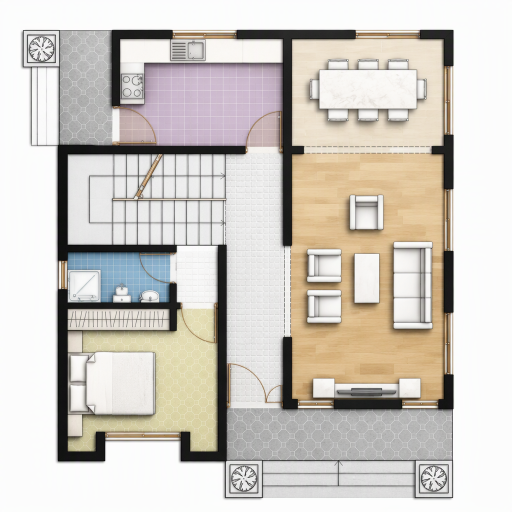
#> input picture visite_plan/jobs/D4-034/poyo_rdc.png, 1024 x 1024 px (shown at 1/2 size)
$ python poyo_duplex.py
#> lines starting #> are read from the running program, lines starting #| are printed output that depends on the picture; after the words box and inside, x2 and y2 are one past the last pixel; in counts of white or black regions, pixels touching at a corner belong together
### visite_plan/tools/restyle.py
"""Rendu « style WooPlans » d'un plan 2D (référence : jobs/V3-003/plan.png) et repérage précis des pièces.

À partir d'un plan source (bleu, couleur, capture…) :
  - murs : détectés comme les traits épais, redessinés en noir plein ;
  - pièces : segmentées entre les murs (portes refermées le temps du remplissage), sol par type de pièce
    (blanc, carrelage clair des pièces d'eau, pierre grise des terrasses) ;
  - mobilier : traits fins du plan source, en gris ;
  - étiquettes : style WooPlans (Inter Bold noir, « Chambre 2 »), sans surface faute de PDF.
Les polygones des pièces et les trajets du point (plus court chemin dans les pièces, donc par les portes)
sont calculés sur la même géométrie, puis écrits dans paths.json.
"""
import heapq
import json
from pathlib import Path

import cv2
import numpy as np
from PIL import Image, ImageDraw, ImageFont

FONT = "/usr/share/fonts/opentype/inter/Inter-Bold.otf"
FLOORS = {                       # couleur de sol, couleur des joints, pas du carrelage (0 = uni)
    "sec": ((255, 255, 255), None, 0),
    "eau": ((226, 238, 246), (200, 218, 232), 26),
    "cuisine": ((240, 240, 238), (222, 222, 218), 30),
    "ext": ((228, 228, 226), (210, 210, 206), 0),
    "garage": ((236, 233, 228), None, 0),
}
INK_WALL = (22, 22, 22)
INK_FURN = (120, 120, 118)


def disk(r):
    return cv2.getStructuringElement(cv2.MORPH_ELLIPSE, (2 * r + 1, 2 * r + 1))


def split_ink(ink, wall_px, min_area=12, close_px=4, min_len=45, min_wall=60, drop=(), rect_t=0):
    """ink (bool) -> (murs, mobilier). Murs = traits d'au moins wall_px d'épaisseur et min_len de long,
    horizontaux ou verticaux (les plans sont orthogonaux) ; le reste est du mobilier."""
    m = ink.astype(np.uint8)
    for x0, y0, x1, y1 in drop:
        m[y0:y1, x0:x1] = 0
    cl = cv2.morphologyEx(m, cv2.MORPH_CLOSE, disk(close_px)) if close_px else m
    rk = lambda w, h: cv2.getStructuringElement(cv2.MORPH_RECT, (w, h))
    wh = cv2.morphologyEx(cl, cv2.MORPH_OPEN, rk(min_len, wall_px))
    wv = cv2.morphologyEx(cl, cv2.MORPH_OPEN, rk(wall_px, min_len))
    if rect_t:                               # murs redressés : barres droites d'épaisseur constante rect_t
        out = np.zeros_like(m)
        for mask, horiz in ((wh, True), (wv, False)):
            n, lab, st, _ = cv2.connectedComponentsWithStats(mask, 8)
            for i in range(1, n):
                x, y, w, h, _ = st[i]
                thick = h if horiz else w
                if thick <= 2.4 * wall_px:
                    if horiz:
                        cy = y + h // 2; out[cy - rect_t // 2:cy + (rect_t + 1) // 2, x:x + w] = 1
                    else:
                        cx = x + w // 2; out[y:y + h, cx - rect_t // 2:cx + (rect_t + 1) // 2] = 1
                else:
                    out[lab == i] = 1
        walls = out
    else:
        walls = wh | wv
    n, lab, st, _ = cv2.connectedComponentsWithStats(walls, 8)
    keep = np.zeros_like(walls)
    for i in range(1, n):
        if max(st[i, 2], st[i, 3]) >= min_wall:
            keep[lab == i] = 1
    walls = cv2.morphologyEx(keep, cv2.MORPH_OPEN, rk(3, 3))
    furn = m & (1 - cv2.dilate(walls, disk(3)))
    n, lab, st, _ = cv2.connectedComponentsWithStats(furn, 8)
    keepf = np.zeros_like(furn)
    for i in range(1, n):
        if st[i, 4] >= min_area:
            keepf[lab == i] = 1
    return walls.astype(bool), keepf.astype(bool)


# [87 lines left out: functions vector_walls, room_region, polygon, tiles, not called in this run]


def label(draw, xy, text, size=24):
    f = ImageFont.truetype(FONT, size)
    lines = text.split("\n")
    lh = int(size * 1.2)
    y0 = xy[1] - lh * (len(lines) - 1) / 2
    for i, t in enumerate(lines):
        draw.text((xy[0], y0 + i * lh), t, font=f, fill=(20, 20, 20), anchor="mm",
                  stroke_width=3, stroke_fill=(255, 255, 255))


# [28 lines left out: function render, not called in this run]


def shortest_path(walls, a, b, clear_px=6, step=3, footprint=None):
    """Plus court chemin de a à b hors des murs (marge clear_px), sur une grille de pas step ; préfère le milieu des passages."""
    free = 1 - cv2.dilate(walls.astype(np.uint8), disk(clear_px))
    if footprint is not None:
        free &= footprint.astype(np.uint8)
    dist = cv2.distanceTransform(free, cv2.DIST_L2, 5)
    fs, ds = free[::step, ::step], dist[::step, ::step]
    H, W = fs.shape
    cost = 1.0 + 6.0 / (1.0 + ds)
    s = (a[1] // step, a[0] // step); g = (b[1] // step, b[0] // step)
    for p in (s, g):
        if not fs[p]:
            raise ValueError(f"point {p[1]*step, p[0]*step} hors de l'espace libre")
    best = np.full((H, W), np.inf); best[s] = 0; prev = {}
    q = [(0.0, s)]
    nb = [(-1, 0, 1), (1, 0, 1), (0, -1, 1), (0, 1, 1), (-1, -1, 1.414), (-1, 1, 1.414), (1, -1, 1.414), (1, 1, 1.414)]
    while q:
        c, p = heapq.heappop(q)
        if p == g:
            break
        if c > best[p]:
            continue
        for dy, dx, k in nb:
            n = (p[0] + dy, p[1] + dx)
            if 0 <= n[0] < H and 0 <= n[1] < W and fs[n]:
                nc = c + k * cost[n]
                if nc < best[n]:
                    best[n] = nc; prev[n] = p; heapq.heappush(q, (nc, n))
    if g not in prev and g != s:
        raise ValueError(f"aucun passage entre {a} et {b}")
    pts = [g]
    while pts[-1] != s:
        pts.append(prev[pts[-1]])
    pts = [(p[1] * step, p[0] * step) for p in reversed(pts)]
    simp = [tuple(map(float, p[0])) for p in cv2.approxPolyDP(np.array(pts, np.int32).reshape(-1, 1, 2), 4, False)]
    for _ in range(2):                        # lissage (Chaikin) : le point tourne au lieu de pivoter
        if len(simp) < 3:
            break
        sm = [simp[0]]
        for p, q in zip(simp, simp[1:]):
            sm += [(0.75 * p[0] + 0.25 * q[0], 0.75 * p[1] + 0.25 * q[1]), (0.25 * p[0] + 0.75 * q[0], 0.25 * p[1] + 0.75 * q[1])]
        sm.append(simp[-1]); simp = sm
    return [[round(x, 1), round(y, 1)] for x, y in simp]


# [42 lines left out: functions footprint_of, write_paths, check_image, not called in this run]

### visite_plan/jobs/D4-034/poyo_duplex.py
"""D4-034 (duplex) : plans améliorés Poyo (poyo_rdc.png, poyo_etage.png, sans texte) -> plan.png, plan_etage.png (étiquettes WooPlans),
paths.json (trajets par les portes, escalier avec switch_to/jump_to), paths_check*.png.
Coordonnées des pièces = pixels des images Poyo. Relancer après toute retouche."""
import json
import sys
from pathlib import Path
import cv2
import numpy as np
from PIL import Image, ImageDraw
HERE = Path(__file__).resolve().parent
sys.path.insert(0, str(HERE.parents[1] / "tools"))
from restyle import label as draw_label, shortest_path, split_ink

O = 120                                              # marge blanche autour des images (cadres décalés)
CROPS = {0: (60, 40, 960, 1010), 1: (20, 75, 920, 1045)}   # même cadre 900 x 970, étage calé sur le RDC
R = lambda x0, y0, x1, y1: [(x0, y0), (x1, y0), (x1, y1), (x0, y1)]

LEVELS = {
    0: dict(file="poyo_rdc.png", out="plan.png", start=(700, 915), order=["Terrasse 1", "Salon", "Entrée", "Salle à manger", "Cuisine", "Chambre V.", "Escalier"],
            rooms=[
                dict(name="Terrasse 1", label="Terrasse 1", poly=R(452, 815, 905, 905), label_xy=(680, 862), stop=(640, 870)),
                dict(name="Salon", label="Salon", poly=R(580, 305, 895, 810), label_xy=(745, 560), stop=(740, 700)),
                dict(name="Entrée", label="Entrée", poly=R(452, 305, 575, 815), label_xy=(513, 560), size=20, stop=(513, 720)),
                dict(name="Salle à manger", label="Salle à manger", poly=R(580, 75, 895, 298), label_xy=(738, 262), size=20, stop=(738, 262)),
                dict(name="Cuisine", label="Cuisine", poly=R(240, 75, 570, 298), label_xy=(410, 215), size=22, stop=(410, 235)),
                dict(name="Terrasse 2", label="Terrasse 2", poly=R(125, 62, 225, 290), label_xy=(172, 200), size=16),
                dict(name="Escalier", poly=[(135, 307), (450, 307), (450, 605), (352, 605), (352, 497), (135, 497)], stop=(330, 420)),
                dict(name="SDB", label="SDB", poly=R(135, 505, 350, 598), label_xy=(260, 575), size=18),
                dict(name="Chambre V.", label="Chambre V.", poly=[(135, 610), (442, 610), (442, 915), (365, 915), (365, 865), (205, 865), (205, 915), (135, 915)],
                     label_xy=(300, 650), size=20, stop=(350, 760)),
            ]),
    1: dict(file="poyo_etage.png", out="plan_etage.png", start=(470, 470), order=["Hall", "Chambre 3", "Chambre 2", "Chambre 1", "Terrasse étage"],
            rooms=[
                dict(name="Hall", label="Hall", poly=R(405, 325, 600, 505), label_xy=(502, 440), size=22, stop=(500, 420)),
                dict(name="Chambre 3", label="Chambre 3", poly=R(80, 100, 480, 320), label_xy=(135, 285), size=18, stop=(300, 310)),
                dict(name="SDB 2", label="SDB 2", poly=R(495, 100, 600, 320), label_xy=(548, 215), size=14, stop=(548, 260)),
                dict(name="Chambre 2", label="Chambre 2", poly=R(610, 100, 845, 505), label_xy=(715, 450), size=18, stop=(715, 430)),
                dict(name="Chambre 1", label="Chambre 1", poly=R(405, 515, 845, 810), label_xy=(770, 770), size=22, stop=(500, 620)),
                dict(name="SDB 1", label="SDB 1", poly=R(90, 520, 400, 655), label_xy=(310, 612), size=16, stop=(300, 590)),
                dict(name="Dressing", label="Dressing", poly=[(95, 670), (398, 670), (398, 930), (318, 930), (318, 880), (165, 880), (165, 930), (95, 930)],
                     label_xy=(250, 790), size=20, stop=(250, 780)),
                dict(name="Terrasse étage", label="Terrasse étage", poly=R(405, 815, 845, 945), label_xy=(625, 880), size=20, stop=(625, 880)),
                dict(name="Escalier étage", poly=R(90, 325, 405, 505)),
            ]),
}
CLOSURES = {0: [], 1: []}
OPENINGS = {0: [], 1: []}
COLS = [(240, 138, 46), (200, 0, 0), (0, 160, 0), (160, 0, 200), (0, 160, 160), (200, 120, 0), (255, 0, 120), (90, 90, 90)]


def run():
    allrooms, plans = [], {}
    for lv, spec in LEVELS.items():
        base = Image.open(HERE / spec["file"]).convert("RGB")
#> base is the input picture: PIL image 1024x1024 RGB; mean R, G, B 208.2, 203.2, 196.1
        img = Image.new("RGB", (base.width + 2 * O, base.height + 2 * O), (255, 255, 255)); img.paste(base, (O, O))
        a = np.asarray(img).astype(int)
        ink = (a.mean(-1) < 80) & ((a.max(-1) - a.min(-1)) < 40)
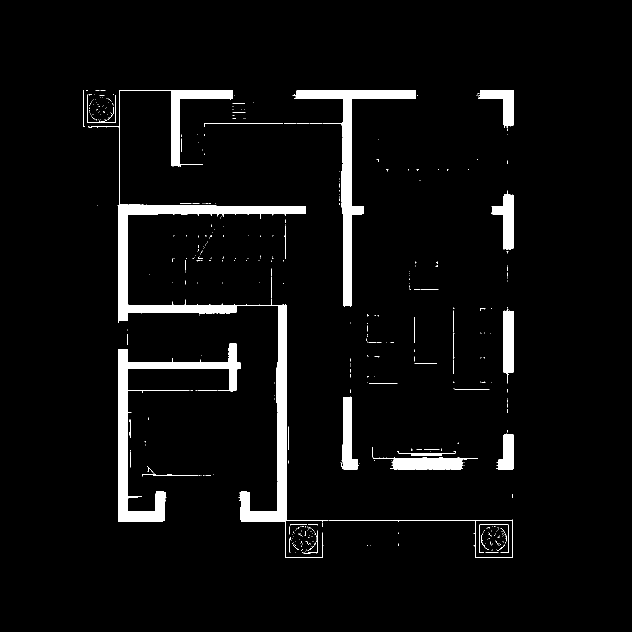
#> ink: shape (1264, 1264) bool (shown at 1/2 size); 4.7% white; 437 white regions (389 under 20 px), largest, box (x1, y1, x2, y2) and area: (176, 180, 656, 1116) 29560, (236, 686, 481, 1043) 13415, (585, 180, 832, 614) 12546
        walls, _ = split_ink(ink, 14)
#> in split_ink, `n, lab, st, _ = cv2.connectedComponentsWithStats(walls, 8)`:
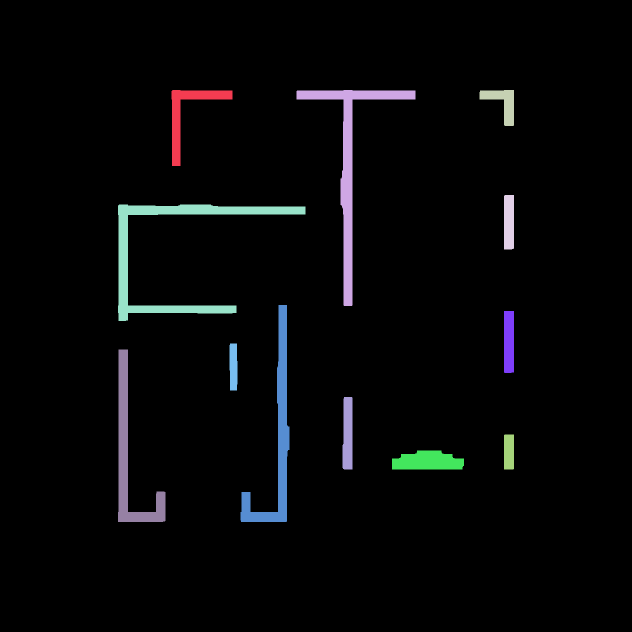
#> lab: shape (1264, 1264) int32 (shown at 1/2 size); 13 distinct labels, from 0 to 12; one colour per label, 0 black
#> in split_ink, `n, lab, st, _ = cv2.connectedComponentsWithStats(walls, 8)`: n = 13; st = 13 rows, first 6: [0, 0, 1264, 1264, 1530964], [343, 180, 122, 152, 4472], [593, 180, 238, 432, 12232], [959, 180, 69, 72, 2316], [1008, 390, 20, 109, 2173], [236, 409, 375, 233, 13952]
#> in split_ink, `furn = m & (1 - cv2.dilate(walls, disk(3)))`:
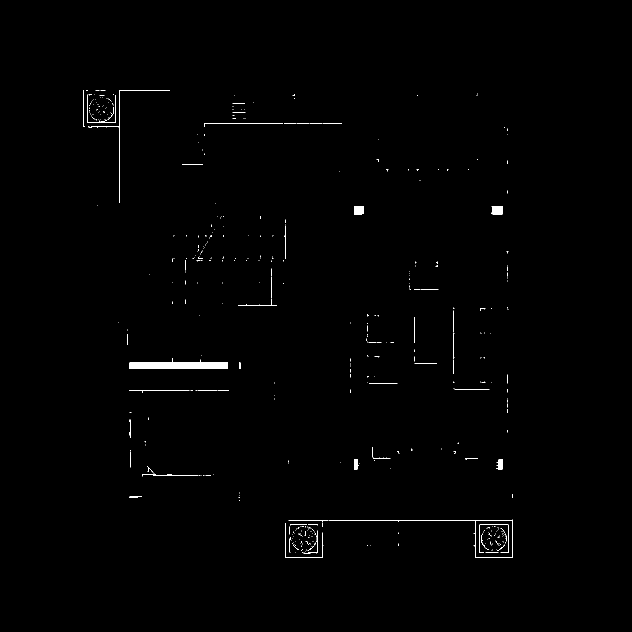
#> furn: shape (1264, 1264) (shown at 1/2 size); values 0 (black) and 1 (white), 0.55% white; 430 white regions (378 under 20 px), largest, box (x1, y1, x2, y2) and area: (259, 716, 456, 738) 2599, (657, 1039, 1026, 1116) 609, (176, 181, 340, 406) 398
#> in split_ink, `n, lab, st, _ = cv2.connectedComponentsWithStats(furn, 8)`: n = 431; st = 431 rows, first 6: [0, 0, 1264, 1264, 1588829], [166, 181, 4, 73, 77], [172, 181, 4, 1, 4], [191, 181, 7, 1, 7], [199, 181, 1, 1, 1], [201, 181, 10, 1, 10]
        for x0, y0, x1, y1 in CLOSURES[lv]:
            walls[y0 + O:y1 + O, x0 + O:x1 + O] = True
        for x0, y0, x1, y1 in OPENINGS[lv]:
            walls[y0 + O:y1 + O, x0 + O:x1 + O] = False
        off = lambda p: [(x + O, y + O) for x, y in p]
        polys = {r["name"]: off(r["poly"]) for r in spec["rooms"]}
        fp = np.zeros(walls.shape, np.uint8)
        for p in polys.values():
            cv2.fillPoly(fp, [np.array(p, np.int32)], 1)
#> fp: shape (1264, 1264); values 0 (black) and 1 (white), 38.2% white; 8 white regions, largest, box (x1, y1, x2, y2) and area: (700, 425, 1016, 931) 159896, (572, 425, 1026, 1026) 104554, (255, 730, 563, 1036) 86298
        fp = cv2.dilate(fp, np.ones((41, 41), np.uint8))
        d = ImageDraw.Draw(img)
        for r in spec["rooms"]:
            if r.get("label"):
                draw_label(d, (r["label_xy"][0] + O, r["label_xy"][1] + O), r["label"], r.get("size", 22))
        cx0, cy0, cx1, cy1 = [v + O for v in CROPS[lv]]
        img.crop((cx0, cy0, cx1, cy1)).save(HERE / spec["out"])
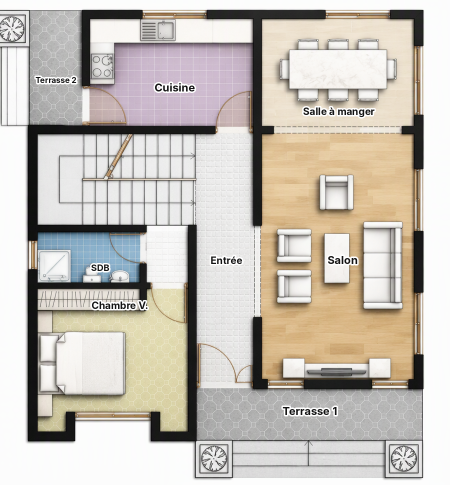
#> saved as plan.png: PIL image 900x970 RGB (shown at 1/2 size); mean R, G, B 199.2, 193.1, 184.7
        tr = lambda q, cx0=cx0, cy0=cy0: [round(q[0] - cx0, 1), round(q[1] - cy0, 1)]
        pos, out = (spec["start"][0] + O, spec["start"][1] + O), []
        for name in spec["order"]:
            by = next(r for r in spec["rooms"] if r["name"] == name)
            stop = (by["stop"][0] + O, by["stop"][1] + O)
            try:
                path = shortest_path(walls, pos, stop, 8, footprint=fp)
            except ValueError as e:
                print("ATTENTION", lv, name, e); path = [list(pos), list(stop)]
            out.append({"name": name, "path": [tr(q) for q in path], "poly": [tr(q) for q in polys[name]]})
            pos = stop
#> this loop made 7 passes
#> (pts in shortest_path, pos) on passes 5 to 7: ([(118, 176)], (530, 355)), ([(293, 156)], (470, 880)), ([(180, 150)], (450, 540))
#> pass 1, in shortest_path, `free = 1 - cv2.dilate(walls.astype(np.uint8), disk(clear_px))`:
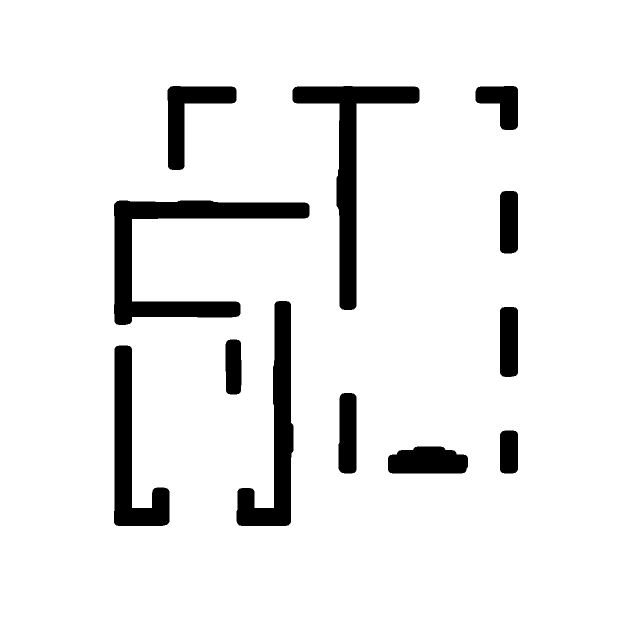
#> free: shape (1264, 1264) (shown at 1/2 size); values 0 (black) and 1 (white), 91.9% white; 12 black regions, largest, box (x1, y1, x2, y2) and area: (228, 401, 619, 650) 27227, (585, 172, 839, 620) 23093, (473, 602, 587, 1052) 19547
#> pass 1, in shortest_path, `fs, ds = free[::step, ::step], dist[::step, ::step]`:
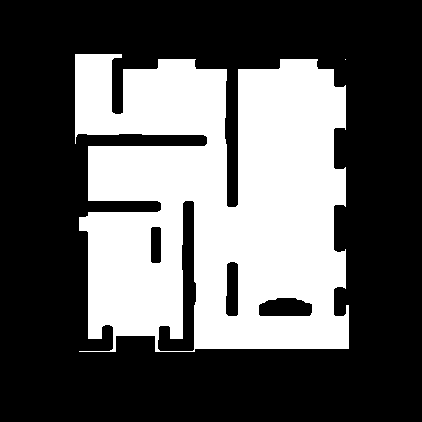
#> fs: shape (422, 422); values 0 (black) and 1 (white), 36.1% white; 2 white regions (1 under 20 px), largest, box (x1, y1, x2, y2) and area: (75, 54, 349, 352) 64246
#> after the loop, out = 7 items
        plans[lv] = (out, tr, spec)
        im = Image.open(HERE / spec["out"]).convert("RGB"); dd = ImageDraw.Draw(im, "RGBA")
        for i, r in enumerate(out):
            c = COLS[i % len(COLS)]
            dd.polygon([tuple(p) for p in r["poly"]], fill=c + (45,), outline=c + (255,))
            dd.line([tuple(p) for p in r["path"]], fill=c + (255,), width=5)
#> this loop made 7 passes
#> c on passes 1 to 7: (240, 138, 46), (200, 0, 0), (0, 160, 0), (160, 0, 200), (0, 160, 160), (200, 120, 0), (255, 0, 120)
        im.save(HERE / ("paths_check.png" if lv == 0 else "paths_check_etage.png"))
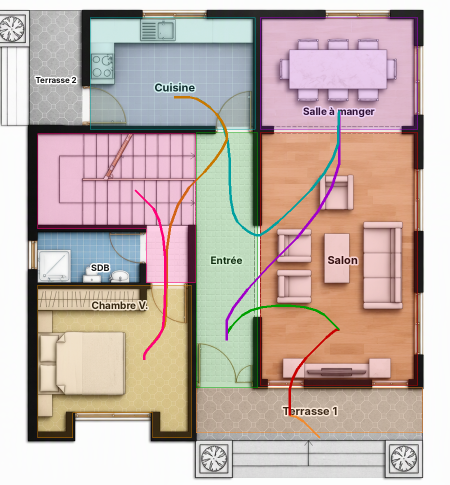
#> saved as paths_check.png: PIL image 900x970 RGB (shown at 1/2 size); mean R, G, B 193.7, 177.5, 170.6
#> pass 2 of the loop in run, `for lv, spec in LEVELS.items():`:
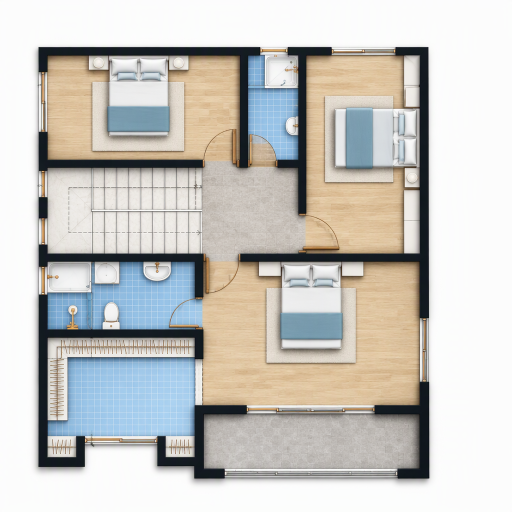
#> input picture visite_plan/jobs/D4-034/poyo_etage.png, 1024 x 1024 px (shown at 1/2 size)
#> in run, base is the input picture: PIL image 1024x1024 RGB; mean R, G, B 201.2, 199.4, 194.7
#> in split_ink (call 2), `n, lab, st, _ = cv2.connectedComponentsWithStats(furn, 8)`: n = 139; st = 139 rows, first 6: [0, 0, 1264, 1264, 1595398], [906, 219, 1, 2, 2], [691, 223, 1, 1, 1], [906, 222, 1, 1, 1], [787, 225, 1, 1, 1], [843, 225, 2, 1, 2]
#> polys = 9 items
#> the loop in run, `for p in polys.values():` made 9 passes
#> p on passes 1 to 4: [(525, 445), (720, 445), (720, 625), (525, 625)], [(200, 220), (600, 220), (600, 440), (200, 440)], [(615, 220), (720, 220), (720, 440), (615, 440)], [(730, 220), (965, 220), (965, 625), (730, 625)]
#> the loop in run, `for name in spec["order"]:` made 5 passes
#> (pts in shortest_path, pos) on passes 2 to 4: ([(143, 140)], (420, 430)), ([(183, 278)], (835, 550)), ([(246, 206)], (620, 740))
#> pass 1, in shortest_path (call 8), `fs, ds = free[::step, ::step], dist[::step, ::step]`:
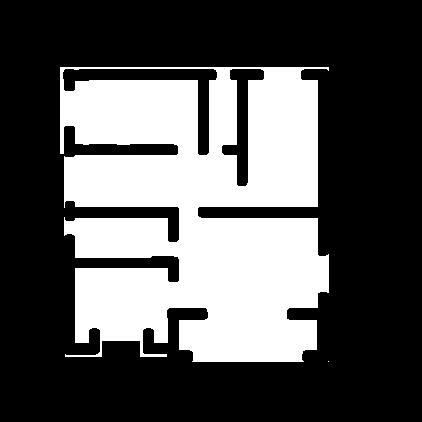
#> fs: shape (422, 422); values 0 (black) and 1 (white), 34% white; 2 white regions (1 under 20 px), largest, box (x1, y1, x2, y2) and area: (60, 67, 329, 362) 60595
#> after the loop in run, `for name in spec["order"]:`: out = 5 items
#> the loop in run, `for i, r in enumerate(out):` made 5 passes
#> in run, `im.save(HERE / ("paths_check.png" if lv == 0 else "paths_check_etage.p..`:
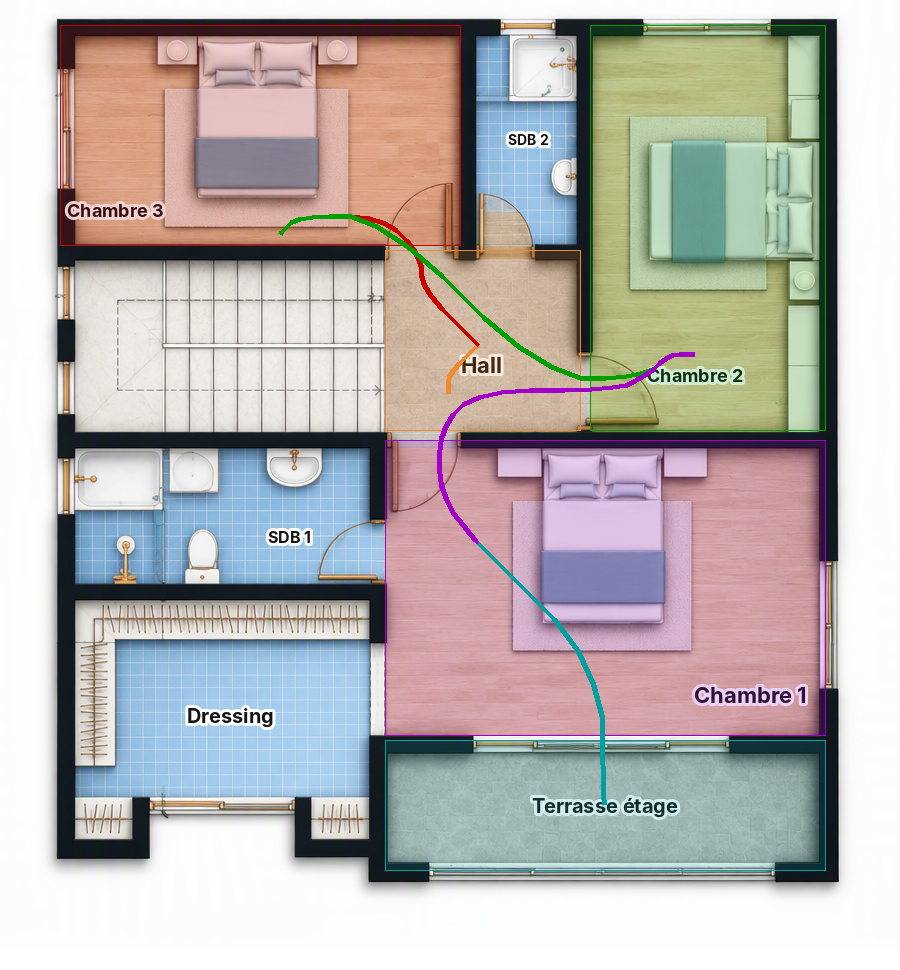
#> saved as paths_check_etage.png: PIL image 900x970 RGB; mean R, G, B 184, 179.4, 176.9
    out0, tr0, spec0 = plans[0]
#> out0 = 7 items; spec0 = 5 items
    out1, tr1, spec1 = plans[1]
#> out1 = 5 items; spec1 = 5 items
    jump = tr1((LEVELS[1]["start"][0] + O, LEVELS[1]["start"][1] + O))
    for r in out0:
        if r["name"] == "Escalier":
            r["switch_to"] = 1; r["jump_to"] = jump
#> this loop made 7 passes
    (HERE / "paths.json").write_text(json.dumps({"start": tr0((LEVELS[0]["start"][0] + O, LEVELS[0]["start"][1] + O)),
                                                  "rooms": out0 + out1}, ensure_ascii=False, indent=1), encoding="utf-8")
    meta = json.loads((HERE / "meta.json").read_text(encoding="utf-8"))
#> (reads visite_plan/jobs/D4-034/meta.json from the repository)
    w, h = CROPS[0][2] - CROPS[0][0], CROPS[0][3] - CROPS[0][1]
    meta["plan_px"] = [w, h]
    (HERE / "meta.json").write_text(json.dumps(meta, ensure_ascii=False, indent=1), encoding="utf-8")
    print("ok", w, h)


if __name__ == "__main__":
    run()
